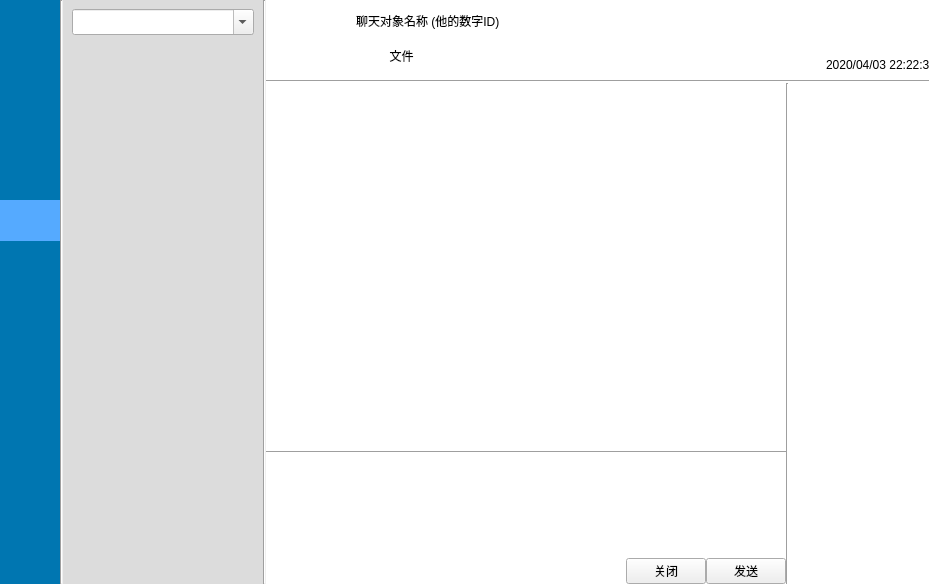
<?xml version="1.0" encoding="UTF-8"?>
<ui version="4.0">
 <author>xyCode</author>
 <class>ChatWidget</class>
 <widget class="QWidget" name="ChatWidget">
  <property name="geometry">
   <rect>
    <x>0</x>
    <y>0</y>
    <width>929</width>
    <height>584</height>
   </rect>
  </property>
  <property name="windowTitle">
   <string>Form</string>
  </property>
  <layout class="QHBoxLayout" name="horizontalLayout">
   <property name="spacing">
    <number>0</number>
   </property>
   <property name="leftMargin">
    <number>0</number>
   </property>
   <property name="topMargin">
    <number>0</number>
   </property>
   <property name="rightMargin">
    <number>0</number>
   </property>
   <property name="bottomMargin">
    <number>0</number>
   </property>
   <item>
    <widget class="QWidget" name="sideWidget" native="true">
     <property name="minimumSize">
      <size>
       <width>60</width>
       <height>0</height>
      </size>
     </property>
     <property name="maximumSize">
      <size>
       <width>60</width>
       <height>16777215</height>
      </size>
     </property>
     <property name="styleSheet">
      <string notr="true">QWidget#sideWidget {
background-color: rgb(0, 118, 177);
}
</string>
     </property>
     <layout class="QVBoxLayout" name="verticalLayout_10">
      <property name="spacing">
       <number>0</number>
      </property>
      <property name="leftMargin">
       <number>0</number>
      </property>
      <property name="topMargin">
       <number>0</number>
      </property>
      <property name="rightMargin">
       <number>0</number>
      </property>
      <property name="bottomMargin">
       <number>0</number>
      </property>
      <item>
       <widget class="QWidget" name="widget_7" native="true">
        <property name="minimumSize">
         <size>
          <width>0</width>
          <height>120</height>
         </size>
        </property>
        <property name="maximumSize">
         <size>
          <width>16777215</width>
          <height>120</height>
         </size>
        </property>
        <layout class="QVBoxLayout" name="verticalLayout_8">
         <property name="spacing">
          <number>0</number>
         </property>
         <property name="leftMargin">
          <number>6</number>
         </property>
         <property name="topMargin">
          <number>6</number>
         </property>
         <property name="rightMargin">
          <number>6</number>
         </property>
         <property name="bottomMargin">
          <number>0</number>
         </property>
         <item>
          <widget class="QLabel" name="label_3">
           <property name="minimumSize">
            <size>
             <width>48</width>
             <height>48</height>
            </size>
           </property>
           <property name="maximumSize">
            <size>
             <width>48</width>
             <height>48</height>
            </size>
           </property>
           <property name="text">
            <string/>
           </property>
           <property name="pixmap">
            <pixmap resource="res.qrc">:/head/resource/head/head.png</pixmap>
           </property>
           <property name="scaledContents">
            <bool>true</bool>
           </property>
          </widget>
         </item>
         <item>
          <spacer name="verticalSpacer">
           <property name="orientation">
            <enum>Qt::Vertical</enum>
           </property>
           <property name="sizeHint" stdset="0">
            <size>
             <width>20</width>
             <height>63</height>
            </size>
           </property>
          </spacer>
         </item>
        </layout>
       </widget>
      </item>
      <item>
       <widget class="QWidget" name="widget_8" native="true">
        <property name="minimumSize">
         <size>
          <width>0</width>
          <height>200</height>
         </size>
        </property>
        <property name="maximumSize">
         <size>
          <width>16777215</width>
          <height>200</height>
         </size>
        </property>
        <widget class="QToolButton" name="toolButton_7">
         <property name="geometry">
          <rect>
           <x>9</x>
           <y>24</y>
           <width>36</width>
           <height>36</height>
          </rect>
         </property>
         <property name="minimumSize">
          <size>
           <width>36</width>
           <height>36</height>
          </size>
         </property>
         <property name="maximumSize">
          <size>
           <width>36</width>
           <height>36</height>
          </size>
         </property>
         <property name="text">
          <string/>
         </property>
         <property name="icon">
          <iconset resource="res.qrc">
           <normaloff>:/resource/button/chat.png</normaloff>:/resource/button/chat.png</iconset>
         </property>
         <property name="iconSize">
          <size>
           <width>36</width>
           <height>36</height>
          </size>
         </property>
         <property name="autoRaise">
          <bool>true</bool>
         </property>
        </widget>
        <widget class="QToolButton" name="toolButton_5">
         <property name="geometry">
          <rect>
           <x>9</x>
           <y>81</y>
           <width>36</width>
           <height>36</height>
          </rect>
         </property>
         <property name="minimumSize">
          <size>
           <width>36</width>
           <height>36</height>
          </size>
         </property>
         <property name="maximumSize">
          <size>
           <width>36</width>
           <height>36</height>
          </size>
         </property>
         <property name="text">
          <string/>
         </property>
         <property name="icon">
          <iconset resource="res.qrc">
           <normaloff>:/resource/button/friend.png</normaloff>:/resource/button/friend.png</iconset>
         </property>
         <property name="iconSize">
          <size>
           <width>36</width>
           <height>36</height>
          </size>
         </property>
         <property name="autoRaise">
          <bool>true</bool>
         </property>
        </widget>
        <widget class="QToolButton" name="toolButton_6">
         <property name="geometry">
          <rect>
           <x>9</x>
           <y>138</y>
           <width>36</width>
           <height>36</height>
          </rect>
         </property>
         <property name="minimumSize">
          <size>
           <width>36</width>
           <height>36</height>
          </size>
         </property>
         <property name="maximumSize">
          <size>
           <width>36</width>
           <height>36</height>
          </size>
         </property>
         <property name="text">
          <string/>
         </property>
         <property name="icon">
          <iconset resource="res.qrc">
           <normaloff>:/resource/button/group.png</normaloff>:/resource/button/group.png</iconset>
         </property>
         <property name="iconSize">
          <size>
           <width>36</width>
           <height>36</height>
          </size>
         </property>
         <property name="autoRaise">
          <bool>true</bool>
         </property>
        </widget>
        <widget class="QWidget" name="widget_10" native="true">
         <property name="geometry">
          <rect>
           <x>0</x>
           <y>80</y>
           <width>61</width>
           <height>41</height>
          </rect>
         </property>
         <property name="minimumSize">
          <size>
           <width>36</width>
           <height>36</height>
          </size>
         </property>
         <property name="maximumSize">
          <size>
           <width>777</width>
           <height>777</height>
          </size>
         </property>
         <property name="styleSheet">
          <string notr="true">background-color: rgb(85, 170, 255);</string>
         </property>
        </widget>
        <zorder>widget_10</zorder>
        <zorder>toolButton_7</zorder>
        <zorder>toolButton_5</zorder>
        <zorder>toolButton_6</zorder>
       </widget>
      </item>
      <item>
       <widget class="QWidget" name="widget_9" native="true"/>
      </item>
     </layout>
    </widget>
   </item>
   <item>
    <widget class="Line" name="line_5">
     <property name="orientation">
      <enum>Qt::Vertical</enum>
     </property>
    </widget>
   </item>
   <item>
    <widget class="QWidget" name="leftWidget" native="true">
     <property name="minimumSize">
      <size>
       <width>200</width>
       <height>0</height>
      </size>
     </property>
     <property name="maximumSize">
      <size>
       <width>200</width>
       <height>16777215</height>
      </size>
     </property>
     <property name="styleSheet">
      <string notr="true">QWidget#leftWidget {
#background-color: rgb(0, 118, 177);
}
</string>
     </property>
     <layout class="QVBoxLayout" name="verticalLayout_6">
      <property name="spacing">
       <number>0</number>
      </property>
      <property name="leftMargin">
       <number>0</number>
      </property>
      <property name="topMargin">
       <number>0</number>
      </property>
      <property name="rightMargin">
       <number>0</number>
      </property>
      <property name="bottomMargin">
       <number>0</number>
      </property>
      <item>
       <widget class="QWidget" name="searchWidget" native="true">
        <property name="minimumSize">
         <size>
          <width>0</width>
          <height>44</height>
         </size>
        </property>
        <property name="maximumSize">
         <size>
          <width>16777215</width>
          <height>44</height>
         </size>
        </property>
        <property name="styleSheet">
         <string notr="true">QWidget#searchWidget{
background-color: rgb(220, 220, 220);
}</string>
        </property>
        <layout class="QVBoxLayout" name="verticalLayout_5">
         <item>
          <widget class="QComboBox" name="comboBox">
           <property name="minimumSize">
            <size>
             <width>0</width>
             <height>26</height>
            </size>
           </property>
           <property name="editable">
            <bool>true</bool>
           </property>
           <property name="frame">
            <bool>true</bool>
           </property>
          </widget>
         </item>
        </layout>
       </widget>
      </item>
      <item>
       <widget class="QWidget" name="widget_3" native="true">
        <layout class="QVBoxLayout" name="verticalLayout_7">
         <property name="spacing">
          <number>0</number>
         </property>
         <property name="leftMargin">
          <number>0</number>
         </property>
         <property name="topMargin">
          <number>0</number>
         </property>
         <property name="rightMargin">
          <number>0</number>
         </property>
         <property name="bottomMargin">
          <number>0</number>
         </property>
         <item>
          <widget class="QWidget" name="widget_4" native="true">
           <layout class="QVBoxLayout" name="verticalLayout_9">
            <property name="spacing">
             <number>0</number>
            </property>
            <property name="leftMargin">
             <number>0</number>
            </property>
            <property name="topMargin">
             <number>0</number>
            </property>
            <property name="rightMargin">
             <number>0</number>
            </property>
            <property name="bottomMargin">
             <number>0</number>
            </property>
            <item>
             <widget class="QListWidget" name="friendWIdget">
              <property name="styleSheet">
               <string notr="true">QListWidget#friendWIdget{
background-color: rgb(220, 220, 220);
}</string>
              </property>
              <property name="frameShape">
               <enum>QFrame::NoFrame</enum>
              </property>
             </widget>
            </item>
           </layout>
          </widget>
         </item>
         <item>
          <widget class="QWidget" name="leftBottomWidget" native="true">
           <property name="minimumSize">
            <size>
             <width>0</width>
             <height>30</height>
            </size>
           </property>
           <property name="maximumSize">
            <size>
             <width>16777215</width>
             <height>30</height>
            </size>
           </property>
           <property name="styleSheet">
            <string notr="true">QWidget#leftBottomWidget{
background-color: rgb(220, 220, 220);
}</string>
           </property>
          </widget>
         </item>
        </layout>
       </widget>
      </item>
     </layout>
    </widget>
   </item>
   <item>
    <widget class="Line" name="line_4">
     <property name="orientation">
      <enum>Qt::Vertical</enum>
     </property>
    </widget>
   </item>
   <item>
    <widget class="QWidget" name="rightWidget" native="true">
     <property name="styleSheet">
      <string notr="true">QWidget#rightWidget{
background-color: rgb(255, 255, 255);
}</string>
     </property>
     <layout class="QVBoxLayout" name="verticalLayout">
      <property name="spacing">
       <number>0</number>
      </property>
      <property name="leftMargin">
       <number>0</number>
      </property>
      <property name="topMargin">
       <number>0</number>
      </property>
      <property name="rightMargin">
       <number>0</number>
      </property>
      <property name="bottomMargin">
       <number>0</number>
      </property>
      <item>
       <widget class="QWidget" name="topWidget" native="true">
        <property name="minimumSize">
         <size>
          <width>0</width>
          <height>80</height>
         </size>
        </property>
        <property name="maximumSize">
         <size>
          <width>16777215</width>
          <height>80</height>
         </size>
        </property>
        <property name="styleSheet">
         <string notr="true"/>
        </property>
        <widget class="QLabel" name="label">
         <property name="geometry">
          <rect>
           <x>10</x>
           <y>3</y>
           <width>70</width>
           <height>70</height>
          </rect>
         </property>
         <property name="minimumSize">
          <size>
           <width>70</width>
           <height>70</height>
          </size>
         </property>
         <property name="maximumSize">
          <size>
           <width>70</width>
           <height>70</height>
          </size>
         </property>
         <property name="text">
          <string/>
         </property>
         <property name="pixmap">
          <pixmap resource="res.qrc">:/head/resource/head/head.png</pixmap>
         </property>
         <property name="scaledContents">
          <bool>true</bool>
         </property>
        </widget>
        <widget class="QLabel" name="label_2">
         <property name="geometry">
          <rect>
           <x>90</x>
           <y>10</y>
           <width>191</width>
           <height>21</height>
          </rect>
         </property>
         <property name="styleSheet">
          <string notr="true">font: 75 11pt &quot;Arial&quot;;</string>
         </property>
         <property name="text">
          <string>聊天对象名称 (他的数字ID)</string>
         </property>
        </widget>
        <widget class="QToolButton" name="toolButton_4">
         <property name="geometry">
          <rect>
           <x>100</x>
           <y>40</y>
           <width>71</width>
           <height>32</height>
          </rect>
         </property>
         <property name="minimumSize">
          <size>
           <width>0</width>
           <height>32</height>
          </size>
         </property>
         <property name="maximumSize">
          <size>
           <width>16777214</width>
           <height>32</height>
          </size>
         </property>
         <property name="text">
          <string>文件</string>
         </property>
         <property name="icon">
          <iconset resource="res.qrc">
           <normaloff>:/resource/button/file.png</normaloff>:/resource/button/file.png</iconset>
         </property>
         <property name="iconSize">
          <size>
           <width>32</width>
           <height>32</height>
          </size>
         </property>
         <property name="toolButtonStyle">
          <enum>Qt::ToolButtonTextBesideIcon</enum>
         </property>
         <property name="autoRaise">
          <bool>true</bool>
         </property>
        </widget>
        <widget class="QWidget" name="widget_6" native="true">
         <property name="geometry">
          <rect>
           <x>560</x>
           <y>50</y>
           <width>131</width>
           <height>30</height>
          </rect>
         </property>
         <layout class="QHBoxLayout" name="horizontalLayout_4">
          <property name="spacing">
           <number>0</number>
          </property>
          <property name="leftMargin">
           <number>0</number>
          </property>
          <property name="topMargin">
           <number>0</number>
          </property>
          <property name="rightMargin">
           <number>0</number>
          </property>
          <property name="bottomMargin">
           <number>0</number>
          </property>
          <item>
           <widget class="QLabel" name="dateLabel">
            <property name="text">
             <string>2020/04/03 22:22:33</string>
            </property>
           </widget>
          </item>
         </layout>
        </widget>
       </widget>
      </item>
      <item>
       <widget class="Line" name="line">
        <property name="orientation">
         <enum>Qt::Horizontal</enum>
        </property>
       </widget>
      </item>
      <item>
       <widget class="QWidget" name="bottomWidget" native="true">
        <property name="styleSheet">
         <string notr="true"/>
        </property>
        <layout class="QHBoxLayout" name="horizontalLayout_2">
         <property name="spacing">
          <number>0</number>
         </property>
         <property name="leftMargin">
          <number>0</number>
         </property>
         <property name="topMargin">
          <number>0</number>
         </property>
         <property name="rightMargin">
          <number>0</number>
         </property>
         <property name="bottomMargin">
          <number>0</number>
         </property>
         <item>
          <widget class="QWidget" name="chatWidget" native="true">
           <property name="styleSheet">
            <string notr="true"/>
           </property>
           <layout class="QVBoxLayout" name="verticalLayout_3">
            <property name="spacing">
             <number>0</number>
            </property>
            <property name="leftMargin">
             <number>0</number>
            </property>
            <property name="topMargin">
             <number>0</number>
            </property>
            <property name="rightMargin">
             <number>0</number>
            </property>
            <property name="bottomMargin">
             <number>0</number>
            </property>
            <item>
             <widget class="QWidget" name="outputWidget" native="true">
              <property name="styleSheet">
               <string notr="true"/>
              </property>
              <layout class="QVBoxLayout" name="verticalLayout_4">
               <property name="spacing">
                <number>0</number>
               </property>
               <property name="leftMargin">
                <number>0</number>
               </property>
               <property name="topMargin">
                <number>0</number>
               </property>
               <property name="rightMargin">
                <number>0</number>
               </property>
               <property name="bottomMargin">
                <number>0</number>
               </property>
               <item>
                <widget class="QPlainTextEdit" name="outputTextEdit">
                 <property name="frameShape">
                  <enum>QFrame::NoFrame</enum>
                 </property>
                 <property name="frameShadow">
                  <enum>QFrame::Raised</enum>
                 </property>
                 <property name="lineWidth">
                  <number>0</number>
                 </property>
                 <property name="readOnly">
                  <bool>true</bool>
                 </property>
                </widget>
               </item>
              </layout>
             </widget>
            </item>
            <item>
             <widget class="Line" name="line_3">
              <property name="orientation">
               <enum>Qt::Horizontal</enum>
              </property>
             </widget>
            </item>
            <item>
             <widget class="QWidget" name="inputWidget" native="true">
              <property name="minimumSize">
               <size>
                <width>0</width>
                <height>130</height>
               </size>
              </property>
              <property name="maximumSize">
               <size>
                <width>16777215</width>
                <height>130</height>
               </size>
              </property>
              <property name="styleSheet">
               <string notr="true"/>
              </property>
              <layout class="QVBoxLayout" name="verticalLayout_2">
               <property name="spacing">
                <number>0</number>
               </property>
               <property name="leftMargin">
                <number>0</number>
               </property>
               <property name="topMargin">
                <number>0</number>
               </property>
               <property name="rightMargin">
                <number>0</number>
               </property>
               <property name="bottomMargin">
                <number>0</number>
               </property>
               <item>
                <widget class="QWidget" name="chatToolWidget" native="true">
                 <property name="minimumSize">
                  <size>
                   <width>0</width>
                   <height>30</height>
                  </size>
                 </property>
                 <property name="maximumSize">
                  <size>
                   <width>16777215</width>
                   <height>30</height>
                  </size>
                 </property>
                 <property name="styleSheet">
                  <string notr="true"/>
                 </property>
                 <widget class="QToolButton" name="toolButton">
                  <property name="geometry">
                   <rect>
                    <x>10</x>
                    <y>0</y>
                    <width>30</width>
                    <height>30</height>
                   </rect>
                  </property>
                  <property name="minimumSize">
                   <size>
                    <width>30</width>
                    <height>30</height>
                   </size>
                  </property>
                  <property name="maximumSize">
                   <size>
                    <width>30</width>
                    <height>30</height>
                   </size>
                  </property>
                  <property name="text">
                   <string/>
                  </property>
                  <property name="icon">
                   <iconset resource="res.qrc">
                    <normaloff>:/resource/button/emoj.png</normaloff>:/resource/button/emoj.png</iconset>
                  </property>
                  <property name="iconSize">
                   <size>
                    <width>30</width>
                    <height>30</height>
                   </size>
                  </property>
                  <property name="autoRaise">
                   <bool>true</bool>
                  </property>
                 </widget>
                 <widget class="QToolButton" name="toolButton_2">
                  <property name="geometry">
                   <rect>
                    <x>50</x>
                    <y>0</y>
                    <width>30</width>
                    <height>30</height>
                   </rect>
                  </property>
                  <property name="minimumSize">
                   <size>
                    <width>30</width>
                    <height>30</height>
                   </size>
                  </property>
                  <property name="maximumSize">
                   <size>
                    <width>30</width>
                    <height>30</height>
                   </size>
                  </property>
                  <property name="text">
                   <string/>
                  </property>
                  <property name="icon">
                   <iconset resource="res.qrc">
                    <normaloff>:/resource/button/font.png</normaloff>:/resource/button/font.png</iconset>
                  </property>
                  <property name="iconSize">
                   <size>
                    <width>30</width>
                    <height>30</height>
                   </size>
                  </property>
                  <property name="autoRaise">
                   <bool>true</bool>
                  </property>
                 </widget>
                 <widget class="QToolButton" name="toolButton_3">
                  <property name="geometry">
                   <rect>
                    <x>90</x>
                    <y>0</y>
                    <width>30</width>
                    <height>30</height>
                   </rect>
                  </property>
                  <property name="minimumSize">
                   <size>
                    <width>30</width>
                    <height>30</height>
                   </size>
                  </property>
                  <property name="maximumSize">
                   <size>
                    <width>30</width>
                    <height>30</height>
                   </size>
                  </property>
                  <property name="text">
                   <string/>
                  </property>
                  <property name="icon">
                   <iconset resource="res.qrc">
                    <normaloff>:/resource/button/screens.png</normaloff>:/resource/button/screens.png</iconset>
                  </property>
                  <property name="iconSize">
                   <size>
                    <width>30</width>
                    <height>30</height>
                   </size>
                  </property>
                  <property name="autoRaise">
                   <bool>true</bool>
                  </property>
                 </widget>
                </widget>
               </item>
               <item>
                <widget class="QPlainTextEdit" name="inputTextEdit">
                 <property name="frameShape">
                  <enum>QFrame::NoFrame</enum>
                 </property>
                 <property name="lineWidth">
                  <number>0</number>
                 </property>
                </widget>
               </item>
               <item>
                <widget class="QWidget" name="widget" native="true">
                 <layout class="QHBoxLayout" name="horizontalLayout_3">
                  <property name="spacing">
                   <number>0</number>
                  </property>
                  <property name="leftMargin">
                   <number>0</number>
                  </property>
                  <property name="topMargin">
                   <number>0</number>
                  </property>
                  <property name="rightMargin">
                   <number>0</number>
                  </property>
                  <property name="bottomMargin">
                   <number>0</number>
                  </property>
                  <item>
                   <spacer name="horizontalSpacer">
                    <property name="orientation">
                     <enum>Qt::Horizontal</enum>
                    </property>
                    <property name="sizeHint" stdset="0">
                     <size>
                      <width>399</width>
                      <height>20</height>
                     </size>
                    </property>
                   </spacer>
                  </item>
                  <item>
                   <widget class="QPushButton" name="closeButton">
                    <property name="text">
                     <string>关闭</string>
                    </property>
                   </widget>
                  </item>
                  <item>
                   <widget class="QPushButton" name="sendButton">
                    <property name="text">
                     <string>发送</string>
                    </property>
                   </widget>
                  </item>
                 </layout>
                </widget>
               </item>
              </layout>
             </widget>
            </item>
           </layout>
          </widget>
         </item>
         <item>
          <widget class="Line" name="line_2">
           <property name="orientation">
            <enum>Qt::Vertical</enum>
           </property>
          </widget>
         </item>
         <item>
          <widget class="QWidget" name="infoWidget" native="true">
           <property name="minimumSize">
            <size>
             <width>140</width>
             <height>0</height>
            </size>
           </property>
           <property name="maximumSize">
            <size>
             <width>140</width>
             <height>16777215</height>
            </size>
           </property>
           <property name="styleSheet">
            <string notr="true"/>
           </property>
          </widget>
         </item>
        </layout>
       </widget>
      </item>
     </layout>
    </widget>
   </item>
  </layout>
 </widget>
 <resources>
  <include location="res.qrc"/>
 </resources>
 <connections/>
 <designerdata>
  <property name="gridDeltaX">
   <number>10</number>
  </property>
  <property name="gridDeltaY">
   <number>10</number>
  </property>
  <property name="gridSnapX">
   <bool>true</bool>
  </property>
  <property name="gridSnapY">
   <bool>true</bool>
  </property>
  <property name="gridVisible">
   <bool>true</bool>
  </property>
 </designerdata>
</ui>
